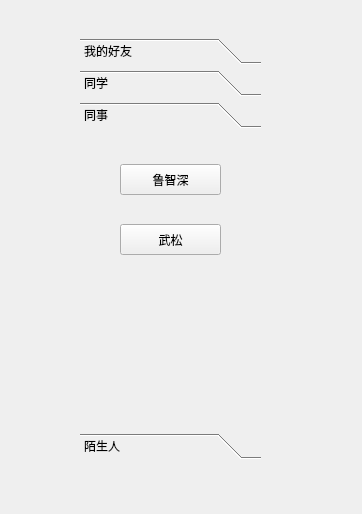
<?xml version="1.0" encoding="UTF-8"?>
<ui version="4.0">
 <class>Form</class>
 <widget class="QWidget" name="Form">
  <property name="geometry">
   <rect>
    <x>0</x>
    <y>0</y>
    <width>362</width>
    <height>514</height>
   </rect>
  </property>
  <property name="windowTitle">
   <string>我的QQ</string>
  </property>
  <widget class="QToolBox" name="toolBox">
   <property name="geometry">
    <rect>
     <x>80</x>
     <y>38</y>
     <width>181</width>
     <height>421</height>
    </rect>
   </property>
   <property name="currentIndex">
    <number>2</number>
   </property>
   <widget class="QWidget" name="page_1">
    <property name="geometry">
     <rect>
      <x>0</x>
      <y>0</y>
      <width>181</width>
      <height>317</height>
     </rect>
    </property>
    <attribute name="label">
     <string>我的好友</string>
    </attribute>
    <widget class="QWidget" name="">
     <property name="geometry">
      <rect>
       <x>20</x>
       <y>20</y>
       <width>121</width>
       <height>231</height>
      </rect>
     </property>
     <layout class="QVBoxLayout" name="verticalLayout">
      <item>
       <widget class="QToolButton" name="toolButton">
        <property name="text">
         <string>宋江</string>
        </property>
        <property name="icon">
         <iconset resource="../image/icon16.qrc">
          <normaloff>:/png/01.png</normaloff>:/png/01.png</iconset>
        </property>
        <property name="toolButtonStyle">
         <enum>Qt::ToolButtonTextBesideIcon</enum>
        </property>
       </widget>
      </item>
      <item>
       <widget class="QToolButton" name="toolButton_2">
        <property name="text">
         <string>卢俊义</string>
        </property>
        <property name="icon">
         <iconset resource="../image/icon16.qrc">
          <normaloff>:/png/02.png</normaloff>:/png/02.png</iconset>
        </property>
        <property name="toolButtonStyle">
         <enum>Qt::ToolButtonTextBesideIcon</enum>
        </property>
       </widget>
      </item>
      <item>
       <widget class="QToolButton" name="toolButton_3">
        <property name="text">
         <string>吴用</string>
        </property>
        <property name="icon">
         <iconset resource="../image/icon16.qrc">
          <normaloff>:/png/03.png</normaloff>:/png/03.png</iconset>
        </property>
        <property name="toolButtonStyle">
         <enum>Qt::ToolButtonTextBesideIcon</enum>
        </property>
       </widget>
      </item>
     </layout>
    </widget>
   </widget>
   <widget class="QWidget" name="page_2">
    <property name="geometry">
     <rect>
      <x>0</x>
      <y>0</y>
      <width>181</width>
      <height>317</height>
     </rect>
    </property>
    <attribute name="label">
     <string>同学</string>
    </attribute>
    <widget class="QToolButton" name="toolButton_4">
     <property name="geometry">
      <rect>
       <x>20</x>
       <y>27</y>
       <width>81</width>
       <height>31</height>
      </rect>
     </property>
     <property name="text">
      <string>林冲</string>
     </property>
     <property name="icon">
      <iconset resource="../image/icon16.qrc">
       <normaloff>:/png/04.png</normaloff>:/png/04.png</iconset>
     </property>
     <property name="toolButtonStyle">
      <enum>Qt::ToolButtonTextBesideIcon</enum>
     </property>
    </widget>
   </widget>
   <widget class="QWidget" name="page_3">
    <attribute name="label">
     <string>同事</string>
    </attribute>
    <widget class="QToolButton" name="toolButton_5">
     <property name="geometry">
      <rect>
       <x>40</x>
       <y>30</y>
       <width>101</width>
       <height>31</height>
      </rect>
     </property>
     <property name="text">
      <string>鲁智深</string>
     </property>
     <property name="icon">
      <iconset resource="../image/icon16.qrc">
       <normaloff>:/png/05.png</normaloff>:/png/05.png</iconset>
     </property>
     <property name="toolButtonStyle">
      <enum>Qt::ToolButtonTextBesideIcon</enum>
     </property>
    </widget>
    <widget class="QToolButton" name="toolButton_6">
     <property name="geometry">
      <rect>
       <x>40</x>
       <y>90</y>
       <width>101</width>
       <height>31</height>
      </rect>
     </property>
     <property name="text">
      <string>武松</string>
     </property>
     <property name="icon">
      <iconset resource="../image/icon16.qrc">
       <normaloff>:/png/06.png</normaloff>:/png/06.png</iconset>
     </property>
     <property name="toolButtonStyle">
      <enum>Qt::ToolButtonTextBesideIcon</enum>
     </property>
    </widget>
   </widget>
   <widget class="QWidget" name="page_4">
    <attribute name="label">
     <string>陌生人</string>
    </attribute>
    <widget class="QToolButton" name="toolButton_7">
     <property name="geometry">
      <rect>
       <x>20</x>
       <y>40</y>
       <width>81</width>
       <height>31</height>
      </rect>
     </property>
     <property name="text">
      <string>方腊</string>
     </property>
     <property name="icon">
      <iconset resource="../image/icon16.qrc">
       <normaloff>:/png/07.png</normaloff>:/png/07.png</iconset>
     </property>
     <property name="toolButtonStyle">
      <enum>Qt::ToolButtonTextBesideIcon</enum>
     </property>
    </widget>
   </widget>
  </widget>
 </widget>
 <resources>
  <include location="../image/icon16.qrc"/>
 </resources>
 <connections/>
</ui>
